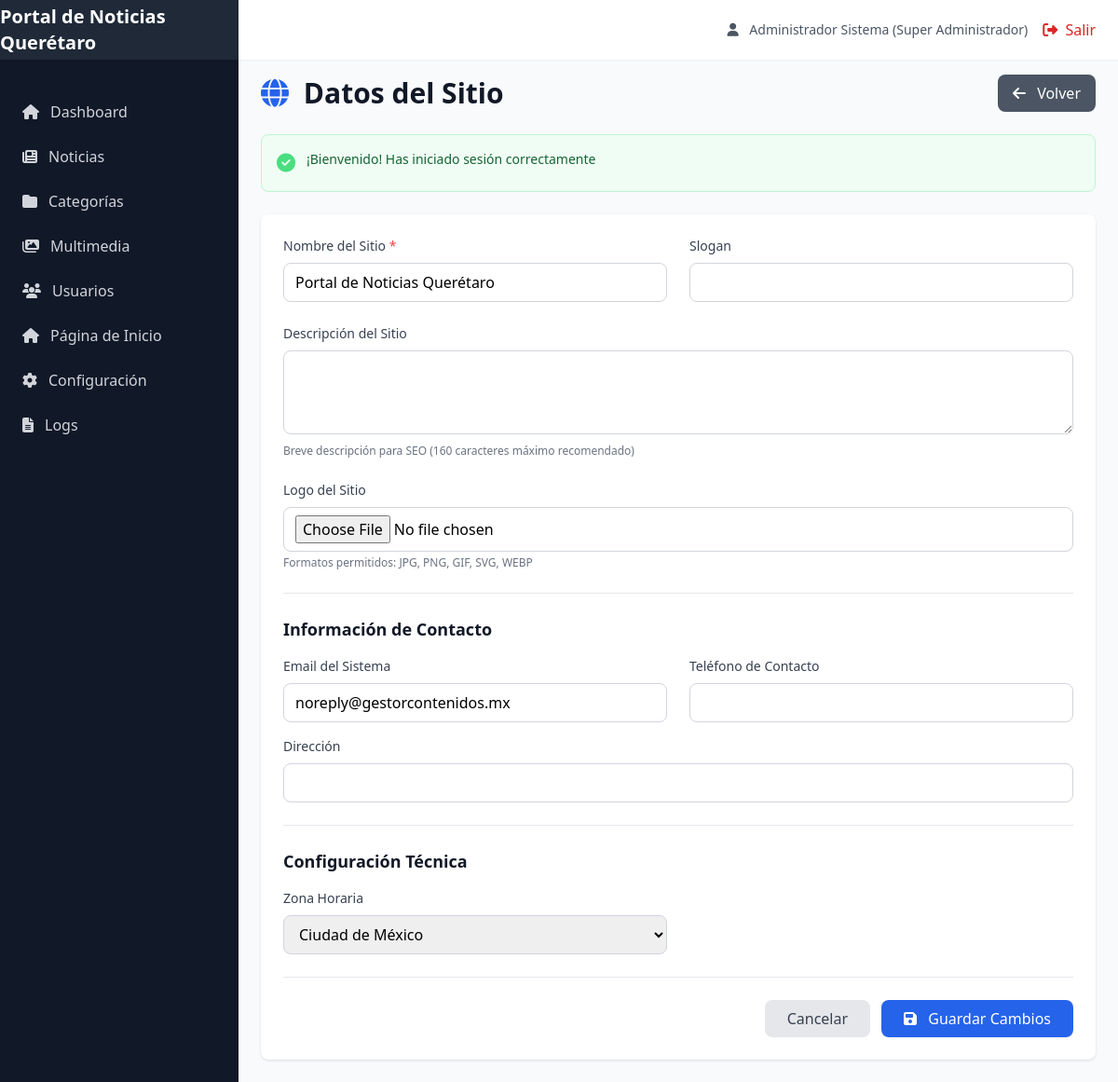
The page /configuracion_sitio.php (signed in) on the database its author committed.
### tables this page shows
CREATE TABLE IF NOT EXISTS `configuracion` (
  `id` int(11) NOT NULL AUTO_INCREMENT,
  `clave` varchar(100) NOT NULL,
  `valor` text,
  `tipo` varchar(50) DEFAULT 'texto',
  `grupo` varchar(50) DEFAULT 'general',
  `descripcion` varchar(255) DEFAULT NULL,
  PRIMARY KEY (`id`),
  UNIQUE KEY `clave` (`clave`)
);

### config/bootstrap.php (called while the page is built, shortened)
<?php
spl_autoload_register(function ($class) {
    $paths = [
        __DIR__ . '/../config/',
        __DIR__ . '/../app/models/',
        __DIR__ . '/../app/controllers/',
    ];
    foreach ($paths as $path) {
        $file = $path . $class . '.php';
        if (file_exists($file)) {
            return;
        }
    }
});
function url($path = '') {
    return BASE_URL . '/' . ltrim($path, '/');
}
function e($string) {
    return htmlspecialchars($string ?? '', ENT_QUOTES, 'UTF-8');
}
function getFlash($type) {
    if (isset($_SESSION['flash'][$type])) {
        $message = $_SESSION['flash'][$type];
        return $message;
    }
    return null;
}
function isAuthenticated() {
    return isset($_SESSION['usuario_id']) && !empty($_SESSION['usuario_id']);
}
function getCurrentUser() {
    if (isAuthenticated()) {
        return [
            'id' => $_SESSION['usuario_id'],
            'nombre' => $_SESSION['usuario_nombre'] ?? '',
            'email' => $_SESSION['usuario_email'] ?? '',
            'rol' => $_SESSION['usuario_rol'] ?? '',
            'rol_id' => $_SESSION['usuario_rol_id'] ?? null,
        ];
    }
    return null;
}
function hasPermission($permission) {
    $permisos = json_decode($_SESSION['usuario_permisos'] ?? '[]', true);
    if (in_array('all', $permisos)) {
        return true;
    }
    return in_array($permission, $permisos);
}

### config/Database.php (called while the page is built, shortened)
<?php
class Database {
    private static $instance = null;
    private $connection;
    private function __construct() {
        try {
            $dsn = "mysql:host=" . DB_HOST . ";dbname=" . DB_NAME . ";charset=" . DB_CHARSET;
            $options = [
                PDO::ATTR_ERRMODE => PDO::ERRMODE_EXCEPTION,
                PDO::ATTR_DEFAULT_FETCH_MODE => PDO::FETCH_ASSOC,
                PDO::ATTR_EMULATE_PREPARES => false,
            ];
            $this->connection = new PDO($dsn, DB_USER, DB_PASS, $options);
        } catch (PDOException $e) {
            die("Error de conexión: " . $e->getMessage());
        }
    }
    public static function getInstance() {
        if (self::$instance === null) {
            self::$instance = new self();
        }
        return self::$instance;
    }
    public function getConnection() {
        return $this->connection;
    }
}

### app/models/Configuracion.php (called while the page is built, shortened)
<?php
class Configuracion {
    private $db;
    private $table = 'configuracion';
    public function __construct() {
        $this->db = Database::getInstance()->getConnection();
    }
    public function getByGrupo($grupo) {
        $query = "SELECT * FROM {$this->table} WHERE grupo = :grupo ORDER BY clave";
        $stmt = $this->db->prepare($query);
        $stmt->execute(['grupo' => $grupo]);
        $result = [];
        foreach ($stmt->fetchAll() as $row) {
            $result[$row['clave']] = $row;
        }
        return $result;
    }
}

### configuracion_sitio.php (the view, shortened to what this page needs)
<?php
require_once __DIR__ . '/config/bootstrap.php';
$configuracionModel = new Configuracion();
$success = false;
$config = $configuracionModel->getByGrupo('general');
?>
<div class="space-y-6">
    <div class="flex items-center justify-between">
        <h1 class="text-3xl font-bold text-gray-900">
            <i class="fas fa-globe mr-2 text-blue-600"></i>
            Datos del Sitio
        </h1>
        <a href="<?php echo url('configuracion.php'); ?>" class="bg-gray-600 text-white px-4 py-2 rounded-lg hover:bg-gray-700 transition-colors">
            <i class="fas fa-arrow-left mr-2"></i>
            Volver
        </a>
    </div>
    <?php if ($success || ($flashSuccess = getFlash('success'))): ?>
    <div class="bg-green-50 border border-green-200 rounded-lg p-4">
        <div class="flex">
            <div class="flex-shrink-0">
                <i class="fas fa-check-circle text-green-400 text-xl"></i>
            </div>
            <div class="ml-3">
                <p class="text-sm text-green-800"><?php echo e($flashSuccess ?? 'Configuración guardada exitosamente'); ?></p>
            </div>
        </div>
    </div>
    <?php endif; ?>
    <div class="bg-white rounded-lg shadow p-6">
        <form method="POST" enctype="multipart/form-data" class="space-y-6">
            <div class="grid grid-cols-1 md:grid-cols-2 gap-6">
                <div>
                    <label class="block text-sm font-medium text-gray-700 mb-2">
                        Nombre del Sitio <span class="text-red-500">*</span>
                    </label>
                    <input type="text" name="nombre_sitio"
                           value="<?php echo e($config['nombre_sitio']['valor'] ?? 'Portal de Noticias'); ?>"
                           class="w-full border border-gray-300 rounded-lg px-3 py-2 focus:outline-none focus:ring-2 focus:ring-blue-500"
                           required>
                </div>
                <div>
                    <label class="block text-sm font-medium text-gray-700 mb-2">
                        Slogan
                    </label>
                    <input type="text" name="slogan_sitio"
                           value="<?php echo e($config['slogan_sitio']['valor'] ?? ''); ?>"
                           class="w-full border border-gray-300 rounded-lg px-3 py-2 focus:outline-none focus:ring-2 focus:ring-blue-500">
                </div>
            </div>
            <div>
                <label class="block text-sm font-medium text-gray-700 mb-2">
                    Descripción del Sitio
                </label>
                <textarea name="descripcion_sitio" rows="3"
                          class="w-full border border-gray-300 rounded-lg px-3 py-2 focus:outline-none focus:ring-2 focus:ring-blue-500"><?php echo e($config['descripcion_sitio']['valor'] ?? ''); ?></textarea>
                <p class="text-xs text-gray-500 mt-1">Breve descripción para SEO (160 caracteres máximo recomendado)</p>
            </div>
            <div>
                <label class="block text-sm font-medium text-gray-700 mb-2">
                    Logo del Sitio
                </label>
                <input type="file" name="logo" accept="image/*"
                       class="w-full border border-gray-300 rounded-lg px-3 py-2 focus:outline-none focus:ring-2 focus:ring-blue-500">
                <p class="text-xs text-gray-500 mt-1">Formatos permitidos: JPG, PNG, GIF, SVG, WEBP</p>
            </div>
            <div class="border-t border-gray-200 pt-6">
                <h3 class="text-lg font-semibold text-gray-900 mb-4">Información de Contacto</h3>
                <div class="grid grid-cols-1 md:grid-cols-2 gap-6">
                    <div>
                        <label class="block text-sm font-medium text-gray-700 mb-2">
                            Email del Sistema
                        </label>
                        <input type="email" name="email_sistema"
                               value="<?php echo e($config['email_sistema']['valor'] ?? ''); ?>"
                               class="w-full border border-gray-300 rounded-lg px-3 py-2 focus:outline-none focus:ring-2 focus:ring-blue-500">
                    </div>
                    <div>
                        <label class="block text-sm font-medium text-gray-700 mb-2">
                            Teléfono de Contacto
                        </label>
                        <input type="text" name="telefono_contacto"
                               value="<?php echo e($config['telefono_contacto']['valor'] ?? ''); ?>"
                               class="w-full border border-gray-300 rounded-lg px-3 py-2 focus:outline-none focus:ring-2 focus:ring-blue-500">
                    </div>
                </div>
                <div class="mt-4">
                    <label class="block text-sm font-medium text-gray-700 mb-2">
                        Dirección
                    </label>
                    <input type="text" name="direccion"
                           value="<?php echo e($config['direccion']['valor'] ?? ''); ?>"
                           class="w-full border border-gray-300 rounded-lg px-3 py-2 focus:outline-none focus:ring-2 focus:ring-blue-500">
                </div>
            </div>
            <div class="border-t border-gray-200 pt-6">
                <h3 class="text-lg font-semibold text-gray-900 mb-4">Configuración Técnica</h3>
                <div class="grid grid-cols-1 md:grid-cols-2 gap-6">
                    <div>
                        <label class="block text-sm font-medium text-gray-700 mb-2">
                            Zona Horaria
                        </label>
                        <select name="zona_horaria"
                                class="w-full border border-gray-300 rounded-lg px-3 py-2 focus:outline-none focus:ring-2 focus:ring-blue-500">
                            <option value="America/Mexico_City" <?php echo ($config['zona_horaria']['valor'] ?? '') === 'America/Mexico_City' ? 'selected' : ''; ?>>
                                Ciudad de México
                            </option>
                        </select>
                    </div>
                </div>
            </div>
            <div class="flex justify-end space-x-3 pt-6 border-t border-gray-200">
                <a href="<?php echo url('configuracion.php'); ?>"
                   class="bg-gray-200 text-gray-700 px-6 py-2 rounded-lg hover:bg-gray-300 transition-colors">
                    Cancelar
                </a>
                <button type="submit"
                        class="bg-blue-600 text-white px-6 py-2 rounded-lg hover:bg-blue-700 transition-colors">
                    <i class="fas fa-save mr-2"></i>
                    Guardar Cambios
                </button>
            </div>
        </form>
    </div>
</div>
<?php
$content = ob_get_clean();
include __DIR__ . '/app/views/layouts/main.php';
?>

### app/views/layouts/main.php (shortened to what this page needs)
<!DOCTYPE html>
<html lang="es">
<head>
    <script src="https://cdn.tailwindcss.com"></script>
    <link rel="stylesheet" href="https://cdnjs.cloudflare.com/ajax/libs/font-awesome/6.4.0/css/all.min.css">
    <?php
    if (isAuthenticated()) {
        $configuracionModel = new Configuracion();
        $configGeneral = $configuracionModel->getByGrupo('general');
        $nombreSitio = $configGeneral['nombre_sitio']['valor'] ?? 'CMS Noticias';
        $logoSitio = $configGeneral['logo_sitio']['valor'] ?? null;
    }
    ?>
</head>
<body class="bg-gray-50">
    <?php if (isAuthenticated()): ?>
        <div class="fixed inset-y-0 left-0 w-64 bg-gray-900 text-white transform transition-transform duration-300 ease-in-out z-30" id="sidebar">
            <div class="flex items-center justify-center h-16 bg-gray-800">
                <?php if (!empty($logoSitio)): ?>
                <img src="<?php echo e(BASE_URL . $logoSitio); ?>" alt="<?php echo e($nombreSitio); ?>" class="h-10" loading="eager">
                <?php else: ?>
                <h1 class="text-xl font-bold"><?php echo e($nombreSitio ?? 'CMS Noticias'); ?></h1>
                <?php endif; ?>
            </div>
            <nav class="mt-8">
                <a href="<?php echo url('dashboard.php'); ?>" class="flex items-center px-6 py-3 text-gray-300 hover:bg-gray-800 hover:text-white">
                    <i class="fas fa-home mr-3"></i>
                    Dashboard
                </a>
                <?php if (hasPermission('noticias') || hasPermission('all')): ?>
                <a href="<?php echo url('noticias.php'); ?>" class="flex items-center px-6 py-3 text-gray-300 hover:bg-gray-800 hover:text-white">
                    <i class="fas fa-newspaper mr-3"></i>
                    Noticias
                </a>
                <?php endif; ?>
                <?php if (hasPermission('categorias') || hasPermission('all')): ?>
                <a href="<?php echo url('categorias.php'); ?>" class="flex items-center px-6 py-3 text-gray-300 hover:bg-gray-800 hover:text-white">
                    <i class="fas fa-folder mr-3"></i>
                    Categorías
                </a>
                <?php endif; ?>
                <?php if (hasPermission('multimedia') || hasPermission('all')): ?>
                <a href="<?php echo url('multimedia.php'); ?>" class="flex items-center px-6 py-3 text-gray-300 hover:bg-gray-800 hover:text-white">
                    <i class="fas fa-images mr-3"></i>
                    Multimedia
                </a>
                <?php endif; ?>
                <?php if (hasPermission('usuarios') || hasPermission('all')): ?>
                <a href="<?php echo url('usuarios.php'); ?>" class="flex items-center px-6 py-3 text-gray-300 hover:bg-gray-800 hover:text-white">
                    <i class="fas fa-users mr-3"></i>
                    Usuarios
                </a>
                <?php endif; ?>
                <?php if (hasPermission('configuracion') || hasPermission('all')): ?>
                <a href="<?php echo url('pagina_inicio.php'); ?>" class="flex items-center px-6 py-3 text-gray-300 hover:bg-gray-800 hover:text-white">
                    <i class="fas fa-home mr-3"></i>
                    Página de Inicio
                </a>
                <a href="<?php echo url('configuracion.php'); ?>" class="flex items-center px-6 py-3 text-gray-300 hover:bg-gray-800 hover:text-white">
                    <i class="fas fa-cog mr-3"></i>
                    Configuración
                </a>
                <?php endif; ?>
                <?php if (hasPermission('logs') || hasPermission('all')): ?>
                <a href="<?php echo url('logs.php'); ?>" class="flex items-center px-6 py-3 text-gray-300 hover:bg-gray-800 hover:text-white">
                    <i class="fas fa-file-alt mr-3"></i>
                    Logs
                </a>
                <?php endif; ?>
            </nav>
        </div>
        <div class="ml-64">
            <header class="bg-white shadow-sm h-16 fixed top-0 right-0 left-64 z-20">
                <div class="flex items-center justify-between h-full px-6">
                    <div class="flex items-center space-x-4">
                        <span class="text-sm text-gray-600">
                            <i class="fas fa-user mr-2"></i>
                            <?php
                            $user = getCurrentUser();
                            echo e($user['nombre'] . ' (' . $user['rol'] . ')');
                            ?>
                        </span>
                        <a href="<?php echo url('logout.php'); ?>" class="text-red-600 hover:text-red-800">
                            <i class="fas fa-sign-out-alt mr-1"></i>
                            Salir
                        </a>
                    </div>
                </div>
            </header>
            <main class="pt-20 px-6 pb-6">
                <?php echo $content ?? ''; ?>
            </main>
        </div>
    <?php else: ?>
        <?php echo $content ?? ''; ?>
    <?php endif; ?>
</body>
</html>

### rows shown on the page
configuracion: valor "Portal de Noticias Querétaro", nombre_sitio "Portal de Noticias Querétaro"
configuracion: email_sistema "noreply@gestorcontenidos.mx"
configuracion: zona_horaria "Ciudad de México"

### other values the page prints
$user['nombre'] . ' (' . $user['rol'] . ')' "Administrador Sistema (Super Administrador)"
$flashSuccess "¡Bienvenido! Has iniciado sesión correctamente"
